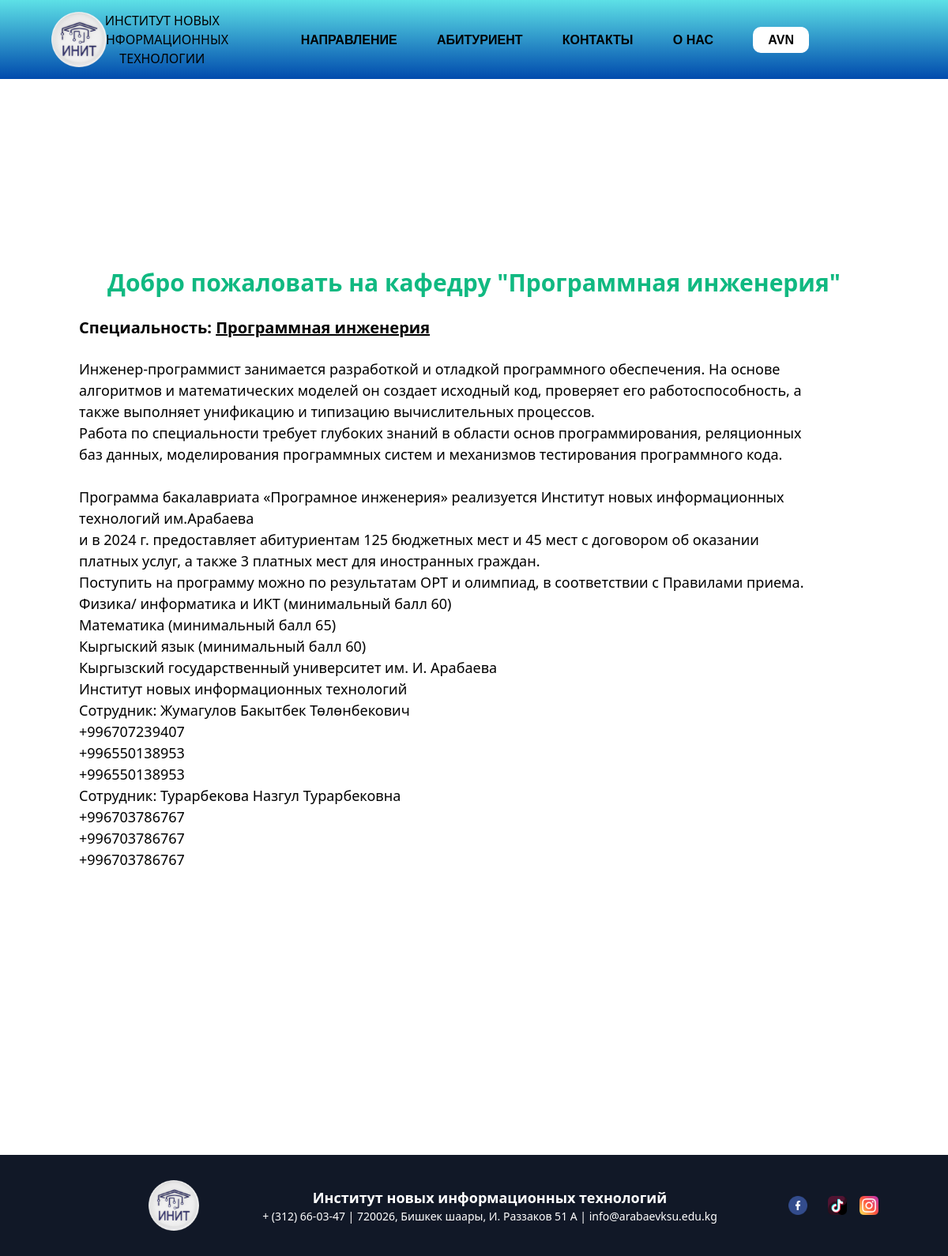
The page /kafedra/programmnaya-inzheneriya/ on the database its author committed.
### home/models.py (models this page shows, shortened)
class Kafedra(models.Model):
    title = models.CharField(max_length=150, verbose_name="Название кафедры", null=True)
    slug = models.SlugField(unique=True, blank=True)
    text = RichTextField(null=True, blank=True, verbose_name="Текст")
    class Meta:
        verbose_name = "Кафедра"
        verbose_name_plural = "Кафедры"

### home/views.py (the view)
# urls.py: path('kafedra/<slug:slug>/', KafedraDetailView.as_view(), name='kafedra_detail'),
class KafedraDetailView(DetailView):
    model = Kafedra
    template_name = 'kafedra_detail.html'  # Create this template
    def get_context_data(self, **kwargs):
        context = super().get_context_data(**kwargs)
        context['kafedra'] = Kafedra.objects.all()
        return context

### templates/kafedra_detail.html (shortened to what this page needs)
<!DOCTYPE html>
{% load static %}
<html lang="en">
<head>
    <link rel="stylesheet" href="{% static 'css/style.css' %}">
    <link href="https://cdn.jsdelivr.net/npm/tailwindcss@2.2.19/dist/tailwind.min.css" rel="stylesheet">
</head>
<body>
    <div class="body">
        <header class="header">
            <div class="container">
                <ul class="menu">
                    <a href="{% url 'kafedra_list' %}">
                        <img class="logo" src="{% static 'image/init_logo.png' %}" alt="" id="init_logo">
                    </a>
                    <li class="text_init">ИНСТИТУТ НОВЫХ ИНФОРМАЦИОННЫХ ТЕХНОЛОГИИ</li>
                    <li class="dropdown">
                        <a href="{% url 'kafedra_list' %}" class="dropdown-toggle">НАПРАВЛЕНИЕ
                        </a>
                    </li>
                    <li><a href="{% url 'enrolee_list' %}">АБИТУРИЕНТ</a></li>
                    <li><a href="{% url 'contacts' %}">КОНТАКТЫ </a></li>
                    <li><a href="{% url 'about_us' %}"> О НАС</a></li>
                    <li class="avn"><a href="https://avn.arabaev.kg/">AVN</a></li>
                </ul>
            </div>
        </header>
       <br><br><br><br><br><br><br><br><br><br>
        <div class="container_2">
            <h1 class="text-center font-bold text-3xl text-green-500">Добро пожаловать на кафедру "{{ object.title }}"</h1>
        </div>
        <br>
        <div class="services">
            <div class="container">
                <div class="col-md-6 services-grids">
                    <ul class="srevicesgrid_info">
                        <li class="tick">{{ object.text | safe }}</li>
                    </ul>
                </div>
            </div>
        </div>
        <br><br><br><br><br><br><br><br><br><br><br><br><br><br><br>
        <footer class="bg-gray-900 text-white py-8">
            <div class="container mx-auto flex justify-between items-center">
                <img src="{% static 'image/init_logo.png' %}" alt="Логотип" class="w-16 h-16">
                <div class="info text-center">
                    <p class="text-lg font-semibold">Институт новых информационных технологий</p>
                    <p class="text-sm">+ (312) 66-03-47 | 720026, Бишкек шаары, И. Раззаков 51 А |
                        info@arabaevksu.edu.kg
                    </p>
                </div>
                <div class="social-links flex space-x-4">
                    <a href="#" class="block text-white hover:text-gray-400"><img
                            src="{% static 'image/facebook.png' %}" alt="Facebook" class="w-6 h-6"></a>
                    <a href="#" class="block text-white hover:text-gray-400"><img src="{% static 'image/tik-tok.png' %}"
                            alt="TikTok" class="w-6 h-6"></a>
                    <a href="#" class="block text-white hover:text-gray-400"><img
                            src="{% static 'image/instagram.png' %}" alt="Instagram" class="w-6 h-6"></a>
                </div>
            </div>
        </footer>
</body>
</html>

### static/css/style.css (style rules this page uses)
body { margin: 0; padding: 0; }
.body { position: relative; width: 100%; height: auto; position: absolute; top: 50%; left: 50%; transform: translate(-50%, -50%); max-width: 100%; max-height: 100%; }
.header { background: linear-gradient(#5de0e6,#004aad); width: 100%; }
.container { max-width: 1200px; margin: 0px; padding-left: 100px; }
.menu { margin: 0px; display: flex; width: 100%; height: 100px; align-items: center; position: relative; list-style: none; justify-content: space-between; }
.text_init { width: 250px; text-align: center; margin-left: -70px; }
.menu li a { color: black; font-weight: 600; font-family:'Gill Sans', 'Gill Sans MT', Calibri, 'Trebuchet MS', sans-serif; list-style: none; text-decoration: none; }
.logo { width: 70px; position: absolute; top: 15px; transform: translate(-50%); }
.avn a { background: white; padding: 8px 19px; border-radius: 10px; }
.social-links a { margin: 0 10px; }

### rows shown on the page
Kafedra: title "Программная инженерия", text "Специальность: Программная инженерия Инженер-программист занимается разработкой и отладкой программного обеспечения. На основе алгоритмов и математических моделей он создает исходный код, проверяет его работоспособность, а также выполняет унификацию и типизацию вычислительных процессов. Работа по специальности требует глубоких знаний в области основ программирования, реляционных баз данных, моделирования программных систем и механизмов тестирования программного кода. Программа бакалавриата «Програмное инженерия» реализуется Институт новых информационных технологий им.Арабаева и в 2024 г. предоставляет абитуриентам 125 бюджетных мест и 45 мест с договором об оказании платных услуг, а также 3…"
